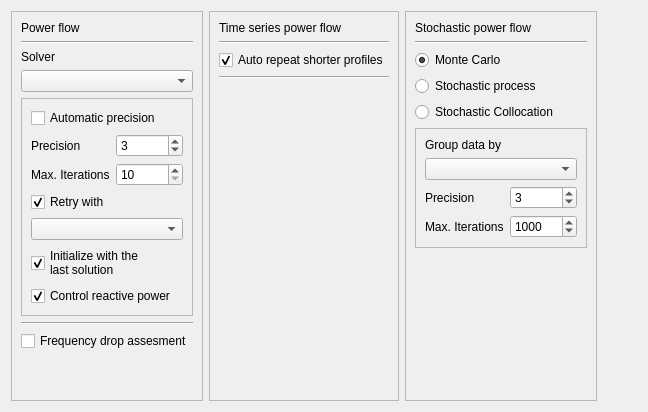
      <widget class="QWidget" name="tab_5">
       <attribute name="icon">
        <iconset resource="icons.qrc">
         <normaloff>:/file/ic_settings_black_48dp.png</normaloff>:/file/ic_settings_black_48dp.png</iconset>
       </attribute>
       <attribute name="title">
        <string>Settings</string>
       </attribute>
       <layout class="QHBoxLayout" name="horizontalLayout_4">
        <item>
         <widget class="QFrame" name="frame_7">
          <property name="frameShape">
           <enum>QFrame::StyledPanel</enum>
          </property>
          <property name="frameShadow">
           <enum>QFrame::Raised</enum>
          </property>
          <layout class="QVBoxLayout" name="verticalLayout_7">
           <item>
            <widget class="QLabel" name="label">
             <property name="text">
              <string>Power flow</string>
             </property>
            </widget>
           </item>
           <item>
            <widget class="Line" name="line">
             <property name="orientation">
              <enum>Qt::Horizontal</enum>
             </property>
            </widget>
           </item>
           <item>
            <widget class="QLabel" name="label_2">
             <property name="text">
              <string>Solver</string>
             </property>
            </widget>
           </item>
           <item>
            <widget class="QComboBox" name="solver_comboBox"/>
           </item>
           <item>
            <widget class="QFrame" name="frame_13">
             <property name="frameShape">
              <enum>QFrame::StyledPanel</enum>
             </property>
             <property name="frameShadow">
              <enum>QFrame::Raised</enum>
             </property>
             <layout class="QGridLayout" name="gridLayout_4">
              <item row="1" column="0">
               <widget class="QLabel" name="label_5">
                <property name="text">
                 <string>Precision</string>
                </property>
               </widget>
              </item>
              <item row="1" column="1">
               <widget class="QSpinBox" name="tolerance_spinBox">
                <property name="minimum">
                 <number>1</number>
                </property>
                <property name="maximum">
                 <number>20</number>
                </property>
                <property name="value">
                 <number>3</number>
                </property>
               </widget>
              </item>
              <item row="2" column="0">
               <widget class="QLabel" name="label_6">
                <property name="text">
                 <string>Max. Iterations</string>
                </property>
               </widget>
              </item>
              <item row="2" column="1">
               <widget class="QSpinBox" name="max_iterations_spinBox">
                <property name="minimum">
                 <number>10</number>
                </property>
                <property name="maximum">
                 <number>300</number>
                </property>
               </widget>
              </item>
              <item row="4" column="0" colspan="2">
               <widget class="QCheckBox" name="helm_retry_checkBox">
                <property name="text">
                 <string>Retry with</string>
                </property>
                <property name="checked">
                 <bool>true</bool>
                </property>
               </widget>
              </item>
              <item row="7" column="0" colspan="2">
               <widget class="QCheckBox" name="control_Q_checkBox">
                <property name="text">
                 <string>Control reactive power</string>
                </property>
                <property name="checked">
                 <bool>true</bool>
                </property>
               </widget>
              </item>
              <item row="0" column="0" colspan="2">
               <widget class="QCheckBox" name="auto_precision_checkBox">
                <property name="text">
                 <string>Automatic precision</string>
                </property>
               </widget>
              </item>
              <item row="5" column="0" colspan="2">
               <widget class="QComboBox" name="retry_solver_comboBox"/>
              </item>
              <item row="6" column="0" colspan="2">
               <widget class="QCheckBox" name="remember_last_solution_checkBox">
                <property name="text">
                 <string>Initialize with the 
last solution</string>
                </property>
                <property name="checked">
                 <bool>true</bool>
                </property>
               </widget>
              </item>
             </layout>
            </widget>
           </item>
           <item>
            <widget class="Line" name="line_2">
             <property name="orientation">
              <enum>Qt::Horizontal</enum>
             </property>
            </widget>
           </item>
           <item>
            <widget class="QCheckBox" name="freq_assesment_check">
             <property name="text">
              <string>Frequency drop assesment</string>
             </property>
            </widget>
           </item>
           <item>
            <spacer name="verticalSpacer">
             <property name="orientation">
              <enum>Qt::Vertical</enum>
             </property>
             <property name="sizeHint" stdset="0">
              <size>
               <width>20</width>
               <height>40</height>
              </size>
             </property>
            </spacer>
           </item>
          </layout>
         </widget>
        </item>
        <item>
         <widget class="QFrame" name="frame_14">
          <property name="frameShape">
           <enum>QFrame::StyledPanel</enum>
          </property>
          <property name="frameShadow">
           <enum>QFrame::Raised</enum>
          </property>
          <layout class="QVBoxLayout" name="verticalLayout_12">
           <item>
            <widget class="QLabel" name="label_11">
             <property name="text">
              <string>Time series power flow</string>
             </property>
            </widget>
           </item>
           <item>
            <widget class="Line" name="line_8">
             <property name="orientation">
              <enum>Qt::Horizontal</enum>
             </property>
            </widget>
           </item>
           <item>
            <widget class="QCheckBox" name="autorepeat_checkBox">
             <property name="text">
              <string>Auto repeat shorter profiles</string>
             </property>
             <property name="checked">
              <bool>true</bool>
             </property>
            </widget>
           </item>
           <item>
            <widget class="Line" name="line_9">
             <property name="orientation">
              <enum>Qt::Horizontal</enum>
             </property>
            </widget>
           </item>
           <item>
            <spacer name="verticalSpacer_3">
             <property name="orientation">
              <enum>Qt::Vertical</enum>
             </property>
             <property name="sizeHint" stdset="0">
              <size>
               <width>20</width>
               <height>40</height>
              </size>
             </property>
            </spacer>
           </item>
          </layout>
         </widget>
        </item>
        <item>
         <widget class="QFrame" name="frame_16">
          <property name="frameShape">
           <enum>QFrame::StyledPanel</enum>
          </property>
          <property name="frameShadow">
           <enum>QFrame::Raised</enum>
          </property>
          <layout class="QVBoxLayout" name="verticalLayout_13">
           <item>
            <widget class="QLabel" name="label_14">
             <property name="text">
              <string>Stochastic power flow</string>
             </property>
            </widget>
           </item>
           <item>
            <widget class="Line" name="line_10">
             <property name="orientation">
              <enum>Qt::Horizontal</enum>
             </property>
            </widget>
           </item>
           <item>
            <widget class="QRadioButton" name="montecarlo_radioButton">
             <property name="text">
              <string>Monte Carlo</string>
             </property>
             <property name="checked">
              <bool>true</bool>
             </property>
            </widget>
           </item>
           <item>
            <widget class="QRadioButton" name="stochastic_process_radioButton">
             <property name="text">
              <string>Stochastic process</string>
             </property>
            </widget>
           </item>
           <item>
            <widget class="QRadioButton" name="stochastic_collocation_radioButton">
             <property name="text">
              <string>Stochastic Collocation</string>
             </property>
            </widget>
           </item>
           <item>
            <widget class="QFrame" name="frame_15">
             <property name="frameShape">
              <enum>QFrame::StyledPanel</enum>
             </property>
             <property name="frameShadow">
              <enum>QFrame::Raised</enum>
             </property>
             <layout class="QGridLayout" name="gridLayout_6">
              <item row="3" column="1">
               <widget class="QSpinBox" name="tolerance_stochastic_spinBox">
                <property name="minimum">
                 <number>1</number>
                </property>
                <property name="maximum">
                 <number>20</number>
                </property>
                <property name="value">
                 <number>3</number>
                </property>
               </widget>
              </item>
              <item row="4" column="1">
               <widget class="QSpinBox" name="max_iterations_stochastic_spinBox">
                <property name="minimum">
                 <number>10</number>
                </property>
                <property name="maximum">
                 <number>99999999</number>
                </property>
                <property name="value">
                 <number>1000</number>
                </property>
               </widget>
              </item>
              <item row="4" column="0">
               <widget class="QLabel" name="label_13">
                <property name="text">
                 <string>Max. Iterations</string>
                </property>
               </widget>
              </item>
              <item row="3" column="0">
               <widget class="QLabel" name="label_12">
                <property name="text">
                 <string>Precision</string>
                </property>
               </widget>
              </item>
              <item row="1" column="0" colspan="2">
               <widget class="QComboBox" name="group_by_comboBox"/>
              </item>
              <item row="0" column="0">
               <widget class="QLabel" name="label_55">
                <property name="text">
                 <string>Group data by</string>
                </property>
               </widget>
              </item>
             </layout>
            </widget>
           </item>
           <item>
            <spacer name="verticalSpacer_4">
             <property name="orientation">
              <enum>Qt::Vertical</enum>
             </property>
             <property name="sizeHint" stdset="0">
              <size>
               <width>20</width>
               <height>40</height>
              </size>
             </property>
            </spacer>
           </item>
          </layout>
         </widget>
        </item>
        <item>
         <spacer name="horizontalSpacer_5">
          <property name="orientation">
           <enum>Qt::Horizontal</enum>
          </property>
          <property name="sizeHint" stdset="0">
           <size>
            <width>40</width>
            <height>20</height>
           </size>
          </property>
         </spacer>
        </item>
       </layout>
      </widget>
